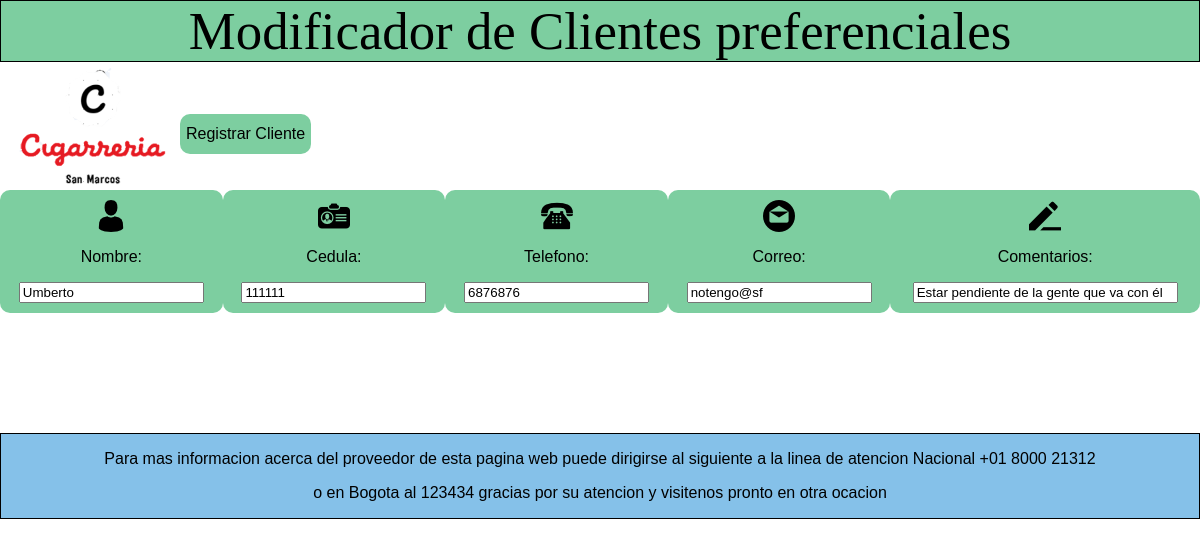
The page /Controlador/modificarClientesP.php?id=1 (signed in) on the database its author committed.
### tables this page shows
CREATE TABLE `clientes` (
  `id` int(11) NOT NULL,
  `nombre` varchar(35) NOT NULL,
  `cedula` int(11) NOT NULL,
  `telefono` int(11) NOT NULL,
  `correo` varchar(60) NOT NULL,
  `comentarios` varchar(10000) NOT NULL
);

### Controlador/modificarClientesP.php (the view, shortened to what this page needs)
<?php
if(($_SESSION["codigo"]) !=''){
?>
<html lang="es">
    <head>
        <link rel="stylesheet"  href="../Vista/CSS/estiloModificarClienteP.css">
    </head>
 <body>
    <header>
  Modificador de Clientes preferenciales
        </header>
    <article>
      <a href="../Vista/Interfaz_1.PHP"> <img src="../Vista/imagenes/Captura.png" class="inicio"></a>
        <br><br>
 <table>
     <div class="registro">
                                  <?php
          $id=$_REQUEST['id'];
         include("../modelo/ConexionDatos.php");
         $hola = "SELECT * FROM clientes WHERE id='$id'";
         $resul= $conexion->query($hola);
         $fila=$resul->fetch_assoc();
           ?>
   <form action="../controlador/modificar_ClientesP.php?id=<?php echo $fila['id']; ?>" method="post" >
       <td><img src="../Vista/Imagenes/man-user.png"><p>Nombre:</p>
        <input type="text" id="name" name="nombre" placeholder="Nombres..." required value="<?php echo $fila['nombre']; ?>"/></td>
       <td><img src="../Vista/Imagenes/id-card.png"><p>Cedula:</p>
       <input type="text" id="name" name="cedula" placeholder="Cedula..." value="<?php echo $fila['cedula']; ?>"/> </td>
        <td><img src="../Vista/Imagenes/call.png"><p>Telefono:</p>
        <input type="text" id="mail" name="telefono" placeholder="Telefono.." value="<?php echo $fila['telefono']; ?>" /></td>
            <td><img src="../Vista/Imagenes/email.png"><p>Correo:</p>
        <input type="email" name="correo" placeholder="Correo..." required value="<?php echo $fila['correo']; ?>"></td>
        <td><img src="../Vista/Imagenes/comment.png"><p>Comentarios:</p>
         <input type="text"  id="username" size="30" maxlength="1000"  name="comentarios" placeholder="Escriba sus comentarios aquí" value="<?php echo $fila['comentarios']; ?>">
       </td>
       <input type="submit" name="button" id="button" value="Registrar Cliente" >
</form>
         </div>
      </table>
            </article>
                       <footer>
            <center>
            <p>Para mas informacion acerca del proveedor de esta pagina web puede dirigirse al siguiente a la linea de atencion Nacional +01 8000 21312</p>
            <p> o en Bogota al 123434 gracias por su atencion y visitenos pronto en otra ocacion</p></center>
        </footer>
    </body>
</html>
<?php
}else {
     echo'<script>alert("Necesitas ingresar tus datos nuevamente");
     window.history.go(-1);
     </script>';
    header("Location: inicio.php");
}
?>

### Vista/CSS/estiloModificarClienteP.css (style rules this page uses)
body { margin: 0; padding: 0; background-size: cover; font-family: sans-serif; background-size: 100%; -moz-background-size: 100%; -o-background-size: 100%; -webkit-background-size: 100%; -khtml-background-size: 100%; }
header { margin-left: 0%; background:#7DCEA0; font-family:cursive ; font-size: 100%; border: 1px solid; font-size: 330%; text-align: center; }
.inicio { width: 180px; float: left; }
.registro { border-radius: 10px; }
.formulario ,td, input[type="submit"] { border: none; outline: none; height: 40px; color: black; font-size: 16px; background: #7DCEA0; border-radius: 10px; }
table { background-color: white; text-align: center; border-collapse: collapse; width: 100%; }
th, td { padding: 10; }
footer { margin-top: 10%; top:5%; background: #85C1E9 ; border: 1px solid; }

### rows shown on the page
clientes: nombre "Umberto", cedula "111111", telefono "6876876", correo "notengo@sf", comentarios "Estar pendiente de la gente que va con él"
